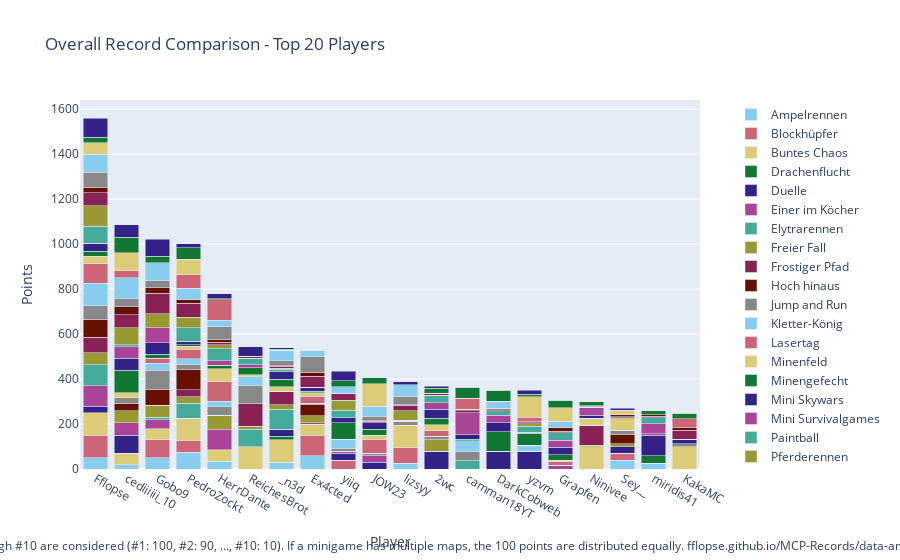

Notebook source saved alongside this figure:
### Code cell
import plotly.graph_objects as go

# Sum all columns to get the total score
outDf['Total'] = outDf.sum(axis=1)

# Sort by total score and fill N/A values with 0
outDf = outDf.sort_values(by='Total', ascending=False).fillna(0)

# Crop to top 10 players
cropDf = outDf.head(20).copy()

# Drop the 'Total' column for plotting
cropDf = cropDf.drop(columns=['Total'])

# Create a color palette
color_palette = px.colors.qualitative.Safe

# Create the stacked bar plot
fig = go.Figure()

for column in cropDf.columns.difference(['Player']):
    fig.add_trace(go.Bar(
        x=cropDf.index,
        y=cropDf[column],
        name=column,
        marker_color=color_palette[len(fig.data) % len(color_palette)]
    ))

# Update layout
fig.update_layout(
    barmode='stack',
    title='Overall Record Comparison - Top 20 Players',
    xaxis=dict(title='Player'),
    yaxis=dict(title='Points'),
    #height=800,
    #width=1000,
    legend=dict(
        x=1.05,
        y=0.5,
        traceorder='normal',
        font=dict(size=12),
        bgcolor='rgba(255, 255, 255, 0)',
        bordercolor='rgba(0, 0, 0, 0)'
    ),
    margin=dict(r=200),  # Adjust right margin to make room for the legend
    annotations=[
        dict(
            x=0.5,
            y=-0.235,
            xref='paper',
            yref='paper',
            text='Max 100 points per minigame. Records #1 through #10 are considered (#1: 100, #2: 90, ..., #10: 10). If a minigame has multiple maps, the 100 points are distributed equally. fflopse.github.io/MCP-Records/data-analysis/global-ranking.ipynb',
            showarrow=False,
            font=dict(size=12),
            xanchor='center'
        )
    ]
)

fig.show()

# save the plot as an html file

fig.write_html('out/overall_record_comparison.html')

### Figure 1 — Plotly figure (JSON) as saved in the notebook; plotly's stock layout.template omitted (floating-point values rounded to 4 significant figures)
{"data": [{"marker": {"color": "rgb(136, 204, 238)"}, "name": "Ampelrennen", "type": "bar", "x": ["Fflopse", "cediiiiii_10", "Gobo9", "PedroZockt", "HerrDante", "ReichesBrot", "_n3d", "Ex4cted", "yiiq", "JOW23", "lizsyy", "2wc", "camman18YT", "DarkCobweb", "yzvm", "Grapfen", "Ninivee", "Sey__", "miridis41", "KakaMC"], "y": [50, 20, 50, 75, 35, 0, 30, 60, 0, 0, 25, 0, 0, 0, 0, 0, 0, 40, 25, 0]}, {"marker": {"color": "rgb(204, 102, 119)"}, "name": "Blockhüpfer", "type": "bar", "x": ["Fflopse", "cediiiiii_10", "Gobo9", "PedroZockt", "HerrDante", "ReichesBrot", "_n3d", "Ex4cted", "yiiq", "JOW23", "lizsyy", "2wc", "camman18YT", "DarkCobweb", "yzvm", "Grapfen", "Ninivee", "Sey__", "miridis41", "KakaMC"], "y": [100, 0, 80, 50, 0, 0, 0, 90, 40, 0, 70, 0, 0, 0, 0, 0, 0, 30, 0, 0]}, {"marker": {"color": "rgb(221, 204, 119)"}, "name": "Buntes Chaos", "type": "bar", "x": ["Fflopse", "cediiiiii_10", "Gobo9", "PedroZockt", "HerrDante", "ReichesBrot", "_n3d", "Ex4cted", "yiiq", "JOW23", "lizsyy", "2wc", "camman18YT", "DarkCobweb", "yzvm", "Grapfen", "Ninivee", "Sey__", "miridis41", "KakaMC"], "y": [100, 50, 50, 100, 50, 100, 100, 50, 0, 0, 100, 0, 0, 0, 0, 0, 100, 0, 0, 100]}, {"marker": {"color": "rgb(17, 119, 51)"}, "name": "Drachenflucht", "type": "bar", "x": ["Fflopse", "cediiiiii_10", "Gobo9", "PedroZockt", "HerrDante", "ReichesBrot", "_n3d", "Ex4cted", "yiiq", "JOW23", "lizsyy", "2wc", "camman18YT", "DarkCobweb", "yzvm", "Grapfen", "Ninivee", "Sey__", "miridis41", "KakaMC"], "y": [0, 0, 0, 0, 0, 0, 16, 0, 0, 0, 0, 0, 0, 0, 0, 0, 0, 0, 34, 0]}, {"marker": {"color": "rgb(51, 34, 136)"}, "name": "Duelle", "type": "bar", "x": ["Fflopse", "cediiiiii_10", "Gobo9", "PedroZockt", "HerrDante", "ReichesBrot", "_n3d", "Ex4cted", "yiiq", "JOW23", "lizsyy", "2wc", "camman18YT", "DarkCobweb", "yzvm", "Grapfen", "Ninivee", "Sey__", "miridis41", "KakaMC"], "y": [30, 80, 0, 0, 0, 0, 30, 0, 30, 30, 0, 80, 0, 80, 80, 0, 0, 30, 90, 0]}, {"marker": {"color": "rgb(170, 68, 153)"}, "name": "Einer im Köcher", "type": "bar", "x": ["Fflopse", "cediiiiii_10", "Gobo9", "PedroZockt", "HerrDante", "ReichesBrot", "_n3d", "Ex4cted", "yiiq", "JOW23", "lizsyy", "2wc", "camman18YT", "DarkCobweb", "yzvm", "Grapfen", "Ninivee", "Sey__", "miridis41", "KakaMC"], "y": [90, 56.67, 40, 0, 90, 0, 0, 6.667, 10, 30, 0, 0, 0, 0, 0, 16.67, 0, 0, 6.667, 0]}, {"marker": {"color": "rgb(68, 170, 153)"}, "name": "Elytrarennen", "type": "bar", "x": ["Fflopse", "cediiiiii_10", "Gobo9", "PedroZockt", "HerrDante", "ReichesBrot", "_n3d", "Ex4cted", "yiiq", "JOW23", "lizsyy", "2wc", "camman18YT", "DarkCobweb", "yzvm", "Grapfen", "Ninivee", "Sey__", "miridis41", "KakaMC"], "y": [93.33, 0, 10, 66.67, 0, 76.67, 90, 0, 0, 0, 0, 0, 36.67, 0, 0, 0, 0, 0, 0, 0]}, {"marker": {"color": "rgb(153, 153, 51)"}, "name": "Freier Fall", "type": "bar", "x": ["Fflopse", "cediiiiii_10", "Gobo9", "PedroZockt", "HerrDante", "ReichesBrot", "_n3d", "Ex4cted", "yiiq", "JOW23", "lizsyy", "2wc", "camman18YT", "DarkCobweb", "yzvm", "Grapfen", "Ninivee", "Sey__", "miridis41", "KakaMC"], "y": [52.5, 52.5, 52.5, 30, 65, 12.5, 20, 30, 0, 0, 0, 50, 0, 0, 0, 0, 5, 12.5, 0, 0]}, {"marker": {"color": "rgb(136, 34, 85)"}, "name": "Frostiger Pfad", "type": "bar", "x": ["Fflopse", "cediiiiii_10", "Gobo9", "PedroZockt", "HerrDante", "ReichesBrot", "_n3d", "Ex4cted", "yiiq", "JOW23", "lizsyy", "2wc", "camman18YT", "DarkCobweb", "yzvm", "Grapfen", "Ninivee", "Sey__", "miridis41", "KakaMC"], "y": [70, 0, 0, 30, 0, 100, 60, 0, 0, 0, 0, 0, 0, 0, 0, 0, 90, 0, 0, 0]}, {"marker": {"color": "rgb(102, 17, 0)"}, "name": "Hoch hinaus", "type": "bar", "x": ["Fflopse", "cediiiiii_10", "Gobo9", "PedroZockt", "HerrDante", "ReichesBrot", "_n3d", "Ex4cted", "yiiq", "JOW23", "lizsyy", "2wc", "camman18YT", "DarkCobweb", "yzvm", "Grapfen", "Ninivee", "Sey__", "miridis41", "KakaMC"], "y": [80, 30, 70, 90, 0, 0, 0, 50, 0, 0, 0, 0, 0, 0, 0, 0, 0, 40, 0, 0]}, {"marker": {"color": "rgb(136, 136, 136)"}, "name": "Jump and Run", "type": "bar", "x": ["Fflopse", "cediiiiii_10", "Gobo9", "PedroZockt", "HerrDante", "ReichesBrot", "_n3d", "Ex4cted", "yiiq", "JOW23", "lizsyy", "2wc", "camman18YT", "DarkCobweb", "yzvm", "Grapfen", "Ninivee", "Sey__", "miridis41", "KakaMC"], "y": [60, 26.67, 86.67, 23.33, 36.67, 80, 0, 6.667, 13.33, 10, 16.67, 16.67, 40, 0, 0, 0, 0, 20, 0, 13.33]}, {"marker": {"color": "rgb(136, 204, 238)"}, "name": "Kletter-König", "type": "bar", "x": ["Fflopse", "cediiiiii_10", "Gobo9", "PedroZockt", "HerrDante", "ReichesBrot", "_n3d", "Ex4cted", "yiiq", "JOW23", "lizsyy", "2wc", "camman18YT", "DarkCobweb", "yzvm", "Grapfen", "Ninivee", "Sey__", "miridis41", "KakaMC"], "y": [100, 0, 30, 25, 25, 40, 0, 0, 40, 0, 0, 0, 50, 0, 25, 0, 0, 0, 0, 0]}, {"marker": {"color": "rgb(204, 102, 119)"}, "name": "Lasertag", "type": "bar", "x": ["Fflopse", "cediiiiii_10", "Gobo9", "PedroZockt", "HerrDante", "ReichesBrot", "_n3d", "Ex4cted", "yiiq", "JOW23", "lizsyy", "2wc", "camman18YT", "DarkCobweb", "yzvm", "Grapfen", "Ninivee", "Sey__", "miridis41", "KakaMC"], "y": [86.67, 0, 23.33, 43.33, 86.67, 0, 0, 30, 0, 60, 0, 23.33, 0, 0, 0, 16.67, 0, 0, 0, 0]}, {"marker": {"color": "rgb(221, 204, 119)"}, "name": "Minenfeld", "type": "bar", "x": ["Fflopse", "cediiiiii_10", "Gobo9", "PedroZockt", "HerrDante", "ReichesBrot", "_n3d", "Ex4cted", "yiiq", "JOW23", "lizsyy", "2wc", "camman18YT", "DarkCobweb", "yzvm", "Grapfen", "Ninivee", "Sey__", "miridis41", "KakaMC"], "y": [33.33, 23.33, 0, 13.33, 56.67, 10, 20, 16.67, 0, 20, 0, 26.67, 0, 0, 0, 6.667, 30, 50, 0, 0]}, {"marker": {"color": "rgb(17, 119, 51)"}, "name": "Minengefecht", "type": "bar", "x": ["Fflopse", "cediiiiii_10", "Gobo9", "PedroZockt", "HerrDante", "ReichesBrot", "_n3d", "Ex4cted", "yiiq", "JOW23", "lizsyy", "2wc", "camman18YT", "DarkCobweb", "yzvm", "Grapfen", "Ninivee", "Sey__", "miridis41", "KakaMC"], "y": [23.33, 100, 16.67, 6.667, 16.67, 30, 33.33, 6.667, 73.33, 26.67, 0, 30, 6.667, 86.67, 53.33, 23.33, 0, 0, 0, 0]}, {"marker": {"color": "rgb(51, 34, 136)"}, "name": "Mini Skywars", "type": "bar", "x": ["Fflopse", "cediiiiii_10", "Gobo9", "PedroZockt", "HerrDante", "ReichesBrot", "_n3d", "Ex4cted", "yiiq", "JOW23", "lizsyy", "2wc", "camman18YT", "DarkCobweb", "yzvm", "Grapfen", "Ninivee", "Sey__", "miridis41", "KakaMC"], "y": [34, 54, 52, 14, 0, 0, 34, 16, 22, 30, 6, 38, 20, 38, 4, 34, 14, 0, 0, 20]}, {"marker": {"color": "rgb(170, 68, 153)"}, "name": "Mini Survivalgames", "type": "bar", "x": ["Fflopse", "cediiiiii_10", "Gobo9", "PedroZockt", "HerrDante", "ReichesBrot", "_n3d", "Ex4cted", "yiiq", "JOW23", "lizsyy", "2wc", "camman18YT", "DarkCobweb", "yzvm", "Grapfen", "Ninivee", "Sey__", "miridis41", "KakaMC"], "y": [0, 50, 66.67, 0, 20, 13.33, 0, 0, 0, 0, 0, 30, 96.67, 33.33, 0, 30, 36.67, 0, 46.67, 0]}, {"marker": {"color": "rgb(68, 170, 153)"}, "name": "Paintball", "type": "bar", "x": ["Fflopse", "cediiiiii_10", "Gobo9", "PedroZockt", "HerrDante", "ReichesBrot", "_n3d", "Ex4cted", "yiiq", "JOW23", "lizsyy", "2wc", "camman18YT", "DarkCobweb", "yzvm", "Grapfen", "Ninivee", "Sey__", "miridis41", "KakaMC"], "y": [76.67, 10, 0, 60, 53.33, 30, 10, 0, 33.33, 0, 0, 33.33, 0, 20, 26.67, 33.33, 0, 0, 26.67, 0]}, {"marker": {"color": "rgb(153, 153, 51)"}, "name": "Pferderennen", "type": "bar", "x": ["Fflopse", "cediiiiii_10", "Gobo9", "PedroZockt", "HerrDante", "ReichesBrot", "_n3d", "Ex4cted", "yiiq", "JOW23", "lizsyy", "2wc", "camman18YT", "DarkCobweb", "yzvm", "Grapfen", "Ninivee", "Sey__", "miridis41", "KakaMC"], "y": [91.67, 75, 61.67, 46.67, 16.67, 0, 5, 0, 43.33, 0, 41.67, 0, 0, 0, 13.33, 0, 0, 5, 0, 0]}, {"marker": {"color": "rgb(136, 34, 85)"}, "name": "Replika", "type": "bar", "x": ["Fflopse", "cediiiiii_10", "Gobo9", "PedroZockt", "HerrDante", "ReichesBrot", "_n3d", "Ex4cted", "yiiq", "JOW23", "lizsyy", "2wc", "camman18YT", "DarkCobweb", "yzvm", "Grapfen", "Ninivee", "Sey__", "miridis41", "KakaMC"], "y": [56.73, 56.73, 90.96, 61.92, 12.6, 5.865, 9.038, 50.77, 31.35, 6.731, 24.71, 8.942, 8.942, 5.865, 4.038, 6.25, 4.038, 4.038, 5, 38.75]}, {"marker": {"color": "rgb(102, 17, 0)"}, "name": "Sammelwahn", "type": "bar", "x": ["Fflopse", "cediiiiii_10", "Gobo9", "PedroZockt", "HerrDante", "ReichesBrot", "_n3d", "Ex4cted", "yiiq", "JOW23", "lizsyy", "2wc", "camman18YT", "DarkCobweb", "yzvm", "Grapfen", "Ninivee", "Sey__", "miridis41", "KakaMC"], "y": [21.5, 36.5, 26.25, 17.25, 10.75, 3.5, 4.75, 17.25, 0, 4.25, 5, 0, 6.25, 6.75, 4.5, 16.25, 2.25, 8.75, 7, 11]}, {"marker": {"color": "rgb(136, 136, 136)"}, "name": "Schießstand", "type": "bar", "x": ["Fflopse", "cediiiiii_10", "Gobo9", "PedroZockt", "HerrDante", "ReichesBrot", "_n3d", "Ex4cted", "yiiq", "JOW23", "lizsyy", "2wc", "camman18YT", "DarkCobweb", "yzvm", "Grapfen", "Ninivee", "Sey__", "miridis41", "KakaMC"], "y": [70, 35, 30, 0, 57.5, 0, 20, 67.5, 0, 17.5, 35, 0, 0, 0, 0, 0, 0, 0, 0, 0]}, {"marker": {"color": "rgb(136, 204, 238)"}, "name": "Spleef", "type": "bar", "x": ["Fflopse", "cediiiiii_10", "Gobo9", "PedroZockt", "HerrDante", "ReichesBrot", "_n3d", "Ex4cted", "yiiq", "JOW23", "lizsyy", "2wc", "camman18YT", "DarkCobweb", "yzvm", "Grapfen", "Ninivee", "Sey__", "miridis41", "KakaMC"], "y": [80, 95, 80, 50, 30, 0, 45, 30, 30, 45, 50, 0, 0, 30, 0, 30, 0, 0, 0, 0]}, {"marker": {"color": "rgb(204, 102, 119)"}, "name": "Todeswürfel", "type": "bar", "x": ["Fflopse", "cediiiiii_10", "Gobo9", "PedroZockt", "HerrDante", "ReichesBrot", "_n3d", "Ex4cted", "yiiq", "JOW23", "lizsyy", "2wc", "camman18YT", "DarkCobweb", "yzvm", "Grapfen", "Ninivee", "Sey__", "miridis41", "KakaMC"], "y": [0, 30, 0, 60, 90, 0, 0, 0, 0, 0, 0, 0, 50, 0, 20, 0, 0, 0, 0, 40]}, {"marker": {"color": "rgb(221, 204, 119)"}, "name": "Waffenfolge", "type": "bar", "x": ["Fflopse", "cediiiiii_10", "Gobo9", "PedroZockt", "HerrDante", "ReichesBrot", "_n3d", "Ex4cted", "yiiq", "JOW23", "lizsyy", "2wc", "camman18YT", "DarkCobweb", "yzvm", "Grapfen", "Ninivee", "Sey__", "miridis41", "KakaMC"], "y": [50, 80, 0, 70, 0, 0, 0, 0, 0, 100, 0, 0, 0, 0, 90, 60, 0, 20, 0, 0]}, {"marker": {"color": "rgb(17, 119, 51)"}, "name": "Walls", "type": "bar", "x": ["Fflopse", "cediiiiii_10", "Gobo9", "PedroZockt", "HerrDante", "ReichesBrot", "_n3d", "Ex4cted", "yiiq", "JOW23", "lizsyy", "2wc", "camman18YT", "DarkCobweb", "yzvm", "Grapfen", "Ninivee", "Sey__", "miridis41", "KakaMC"], "y": [25, 70, 30, 50, 5, 0, 5, 0, 25, 25, 0, 22.5, 47.5, 50, 12.5, 32.5, 17.5, 0, 17.5, 25]}, {"marker": {"color": "rgb(51, 34, 136)"}, "name": "Wettrennen", "type": "bar", "x": ["Fflopse", "cediiiiii_10", "Gobo9", "PedroZockt", "HerrDante", "ReichesBrot", "_n3d", "Ex4cted", "yiiq", "JOW23", "lizsyy", "2wc", "camman18YT", "DarkCobweb", "yzvm", "Grapfen", "Ninivee", "Sey__", "miridis41", "KakaMC"], "y": [84, 54, 74, 18, 22, 42, 6, 0, 42, 0, 14, 8, 0, 0, 16, 0, 0, 10, 0, 0]}], "layout": {"annotations": [{"font": {"size": 12}, "showarrow": false, "text": "Max 100 points per minigame. Records #1 through #10 are considered (#1: 100, #2: 90, ..., #10: 10). If a minigame has multiple maps, the 100 points are distributed equally. fflopse.github.io/MCP-Records/data-analysis/global-ranking.ipynb", "x": 0.5, "xanchor": "center", "xref": "paper", "y": -0.235, "yref": "paper"}], "barmode": "stack", "legend": {"bgcolor": "rgba(255, 255, 255, 0)", "bordercolor": "rgba(0, 0, 0, 0)", "font": {"size": 12}, "traceorder": "normal", "x": 1.05, "y": 0.5}, "margin": {"r": 200}, "title": {"text": "Overall Record Comparison - Top 20 Players"}, "xaxis": {"title": {"text": "Player"}}, "yaxis": {"title": {"text": "Points"}}}}
